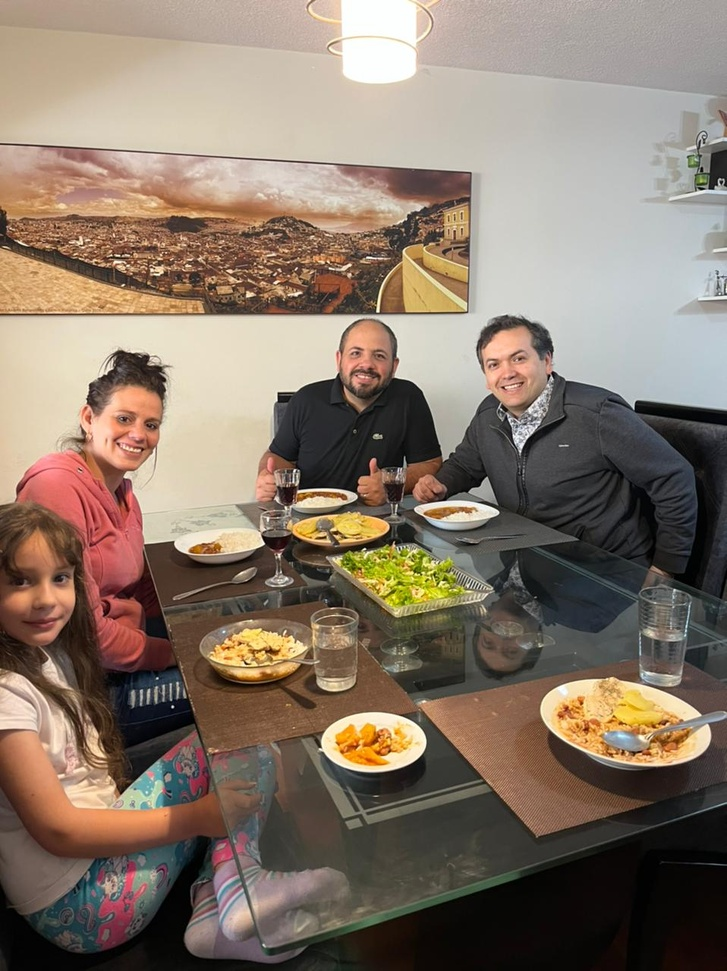
#> input picture imagen.jpeg, 727 x 971 px, shrunk from 958 x 1280 before the run
$ python detecta_rostros.py imagen.jpeg
#> lines starting #> are read from the running program, lines starting #| are printed output that depends on the picture; after the words box and inside, x2 and y2 are one past the last pixel; in counts of white or black regions, pixels touching at a corner belong together
"""
************************************************************************************************************************************************
Código Python 3.x para detectar rostros en una imagen dada.
Desarrollado y Adaptado por: Ing. Ronny Díaz Lopez
Utilizamos la libreria OpenCV y el clasificador de Viola-Jones que incluye un clasificador tipo cascada de Haar.
Martes, 07 Junio de 2022

Para mayor información consulte el articulo "OpenCV Python (Parte 1 y 2)", publicado en el
blog de la empresa Hepyco Software en el link:  https://www.hepyco.com/blog/programacion/opencv-python-parte-1-de-2/
************************************************************************************************************************************************
"""

# Importamos las 2 librerias con las que vamos a traajar: cv2 de OpenCV y sys que nos permite ejecutar o cargar archivos desde la terminal del sistema.
import cv2
import sys

"""
Definimos o configuramos los valores por defecto del camino o ruta donde se encuentran los dos archivos importantes para la correcta ejecución del programa, uno es: la ruta suministrada y almacenada en la variable rutaImagen, por la misma terminal del sistema desde donde ejecutaremos nuestro programa que en este caso sera la misma raiz o carpeta donde se encuentra nuestro programa detecta_rostros.py; y la otra ruta a indicar y que se alamacena en la variable rutaClasificador, que es donde se encuentra nuestro archivo con el codigo del clasificador Haas para deteccion de rostros en este caso el clasificadorhaar_viola-jones_rostro.xml.
En este ejemplo la imagen de prueba o fuente se llama imagen.jpg y se encuentra en la misma ubicacion raiz de nuestro programa python.

"""
rutaImagen = sys.argv[1]
rutaClasificador = "clasificadorhaar_viola-jones_rostro.xml"

# Aqui creamos la cascada tipo haar utilizando el clasificador incorporado en la libreria OpenCV.
cascadaRostro = cv2.CascadeClassifier(rutaClasificador)

# Ahora leemos la imagen y la convertimos a tonos grises para prepararla para el clasificador viola-jones.
imagen = cv2.imread(rutaImagen)
#> imagen is the input picture: shape (971, 727, 3); mean B, G, R 105.4, 119.6, 135.4
gray = cv2.cvtColor(imagen, cv2.COLOR_BGR2GRAY)
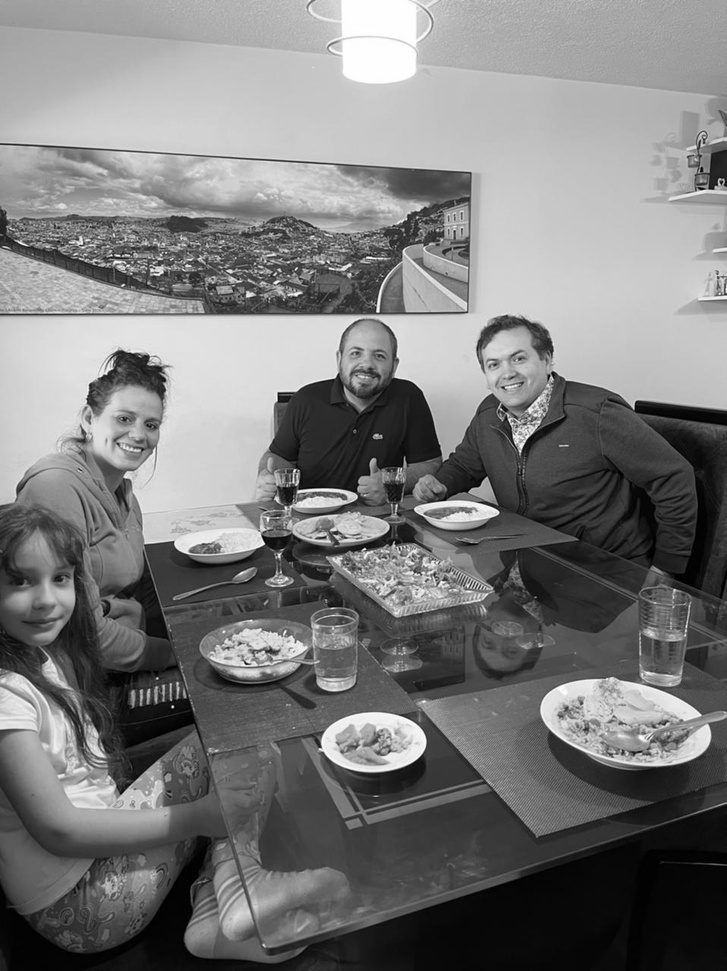
#> gray: shape (971, 727); min 0, max 255, mean 122.7

# Detectamos los rostros en la imagen proporcionada
rostros = cascadaRostro.detectMultiScale(
    gray,
    scaleFactor=1.1,
    minNeighbors=5,
    minSize=(30, 30),
    flags = cv2.CASCADE_SCALE_IMAGE
)
#> rostros = [[474, 335, 68, 68], [336, 330, 61, 61], [101, 391, 77, 77], [3, 550, 83, 83]]

print("Encontramos {0} rostros!".format(len(rostros)))
#| Encontramos 4 rostros!

# Ahora dibujamos un rectangulo alrededor de los rostros detectados
for (x, y, w, h) in rostros:
    cv2.rectangle(imagen, (x, y), (x+w, y+h), (0, 255, 0), 2)
#> this loop made 4 passes
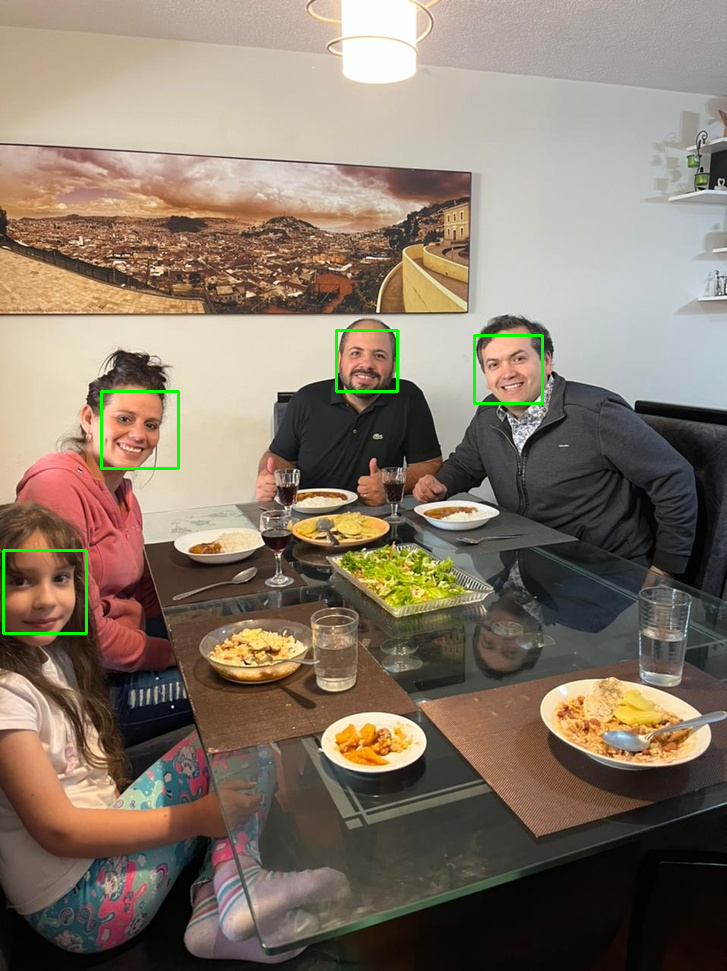
#> imagen: shape (971, 727, 3); 0.49% of pixels changed, all inside (x1, y1, x2, y2) = (2, 329, 544, 635)

cv2.imshow("Rostros Encontrados", imagen)
cv2.waitKey(0) # El bucle for continua mostrando los rostros detectados en la imagen hasta que se oprima cualquier tecla y se termina el programa.
